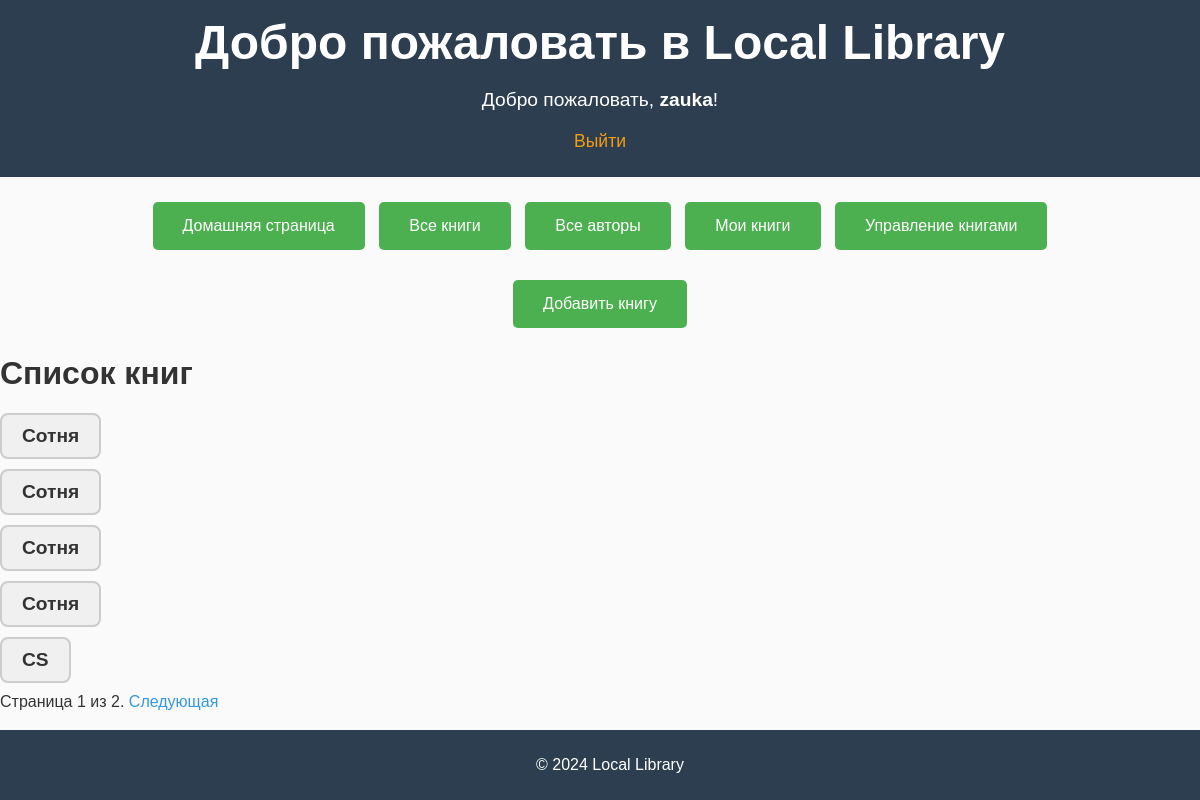
/catalog/books/ (signed in), run on an earlier commit of the app's database.
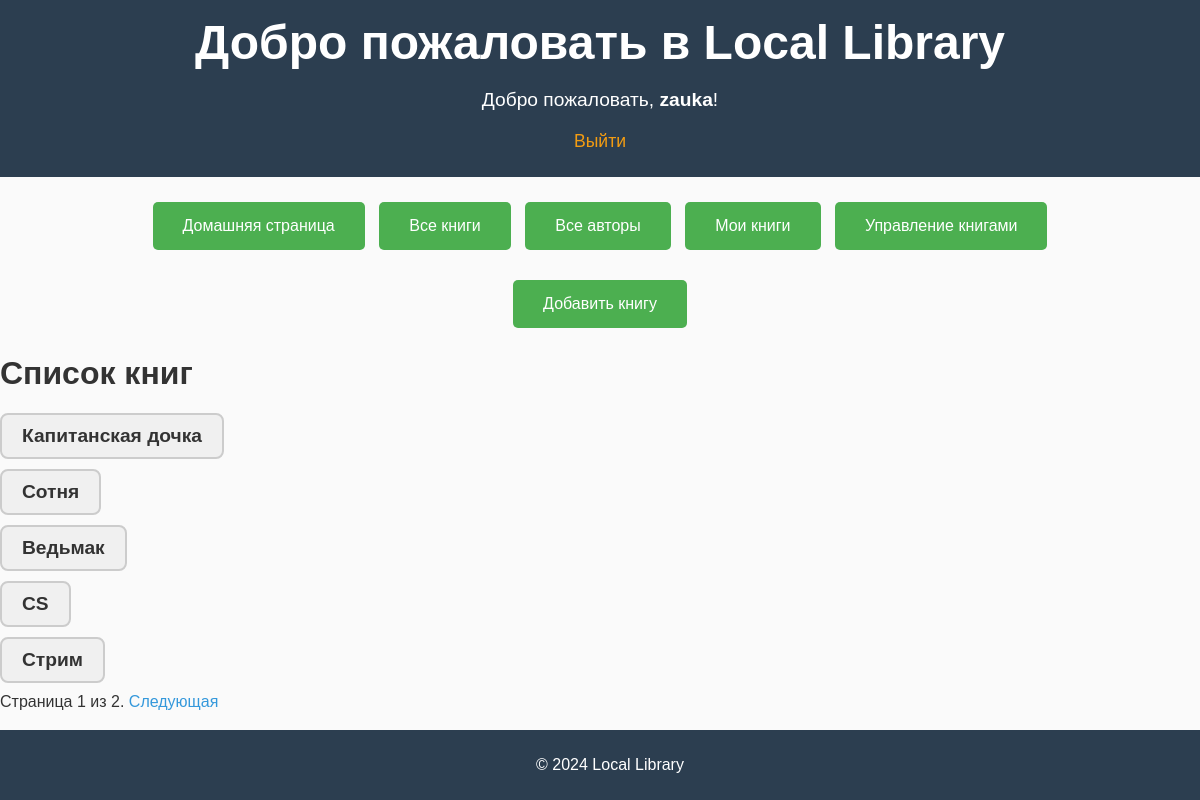
And on a later commit of the database.
### catalog/models.py (models this page shows, shortened)
class Book(models.Model):
    title = models.CharField(max_length=200)
    author = models.ForeignKey('Author', on_delete=models.SET_NULL, null=True)
    description = models.TextField(max_length=1000, help_text="Введите краткое описание книги",
                                   default="Описание отсутствует")
    isbn = models.CharField('ISBN', max_length=13)
    genre = models.ManyToManyField('Genre', help_text="Выберите жанр для этой книги")
    language = models.ForeignKey('Language', on_delete=models.SET_NULL, null=True)

### catalog/views.py (the view)
# urls.py: path('books/', views.BookListView.as_view(), name='book_list'),
class BookListView(LoginRequiredMixin, generic.ListView):
    model = Book
    context_object_name = 'book_list'
    template_name = 'book_list.html'
    paginate_by = 5
    def get_queryset(self):
        return Book.objects.all()

### catalog/templates/book_list.html (shortened to what this page needs)
{% extends "base.html" %}
{% load static %}
{% block content %}
  <link rel="stylesheet" href="{% static 'css/book_list.css' %}">
  {% if perms.catalog.add_book %}
    <div class="add-book-button">
      <a href="{% url 'book_create' %}" class="btn">Добавить книгу</a>
    </div>
  {% endif %}
  <h1>Список книг</h1>
  {% if book_list %}
    <ul>
      {% for book in book_list %}
        <li>
          <a href="{% url 'book_detail' book.pk %}">{{ book.title }}</a>
        </li>
      {% endfor %}
    </ul>
    {% if is_paginated %}
      <div class="pagination">
        <span class="page-links">
          <span class="page-current">
            Страница {{ page_obj.number }} из {{ page_obj.paginator.num_pages }}.
          </span>
          {% if page_obj.has_next %}
            <a href="?page={{ page_obj.next_page_number }}">Следующая</a>
          {% endif %}
        </span>
      </div>
    {% endif %}
  {% else %}
    <p>Нет доступных книг.</p>
  {% endif %}
{% endblock %}

What changed in the data, as far as the page shows it:
removed Book: title "Сотня"
changed Book: title "Сотня" → "Капитанская дочка"
changed Book: title "Сотня" → "Ведьмак"
now on this page (row unchanged): Book: title "Стрим"
